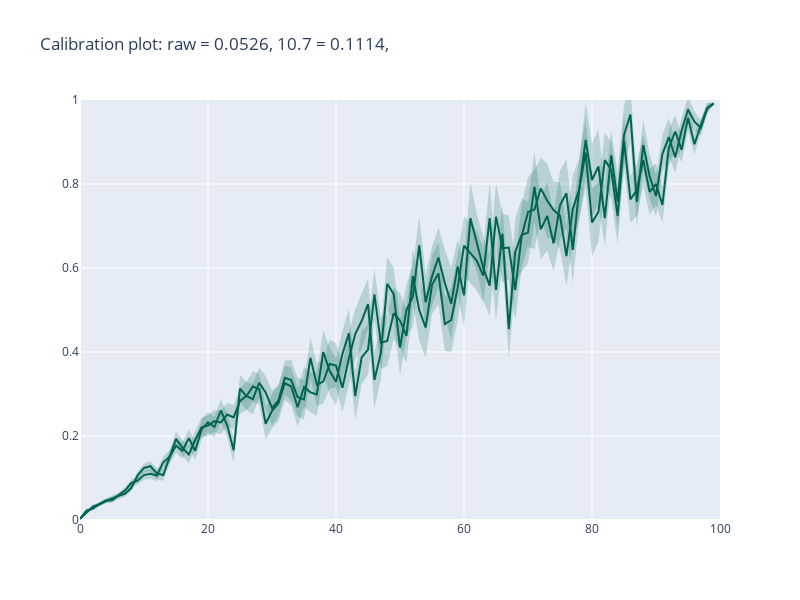

The code cell stored with this chart in its notebook:
### Code cell
n_bins = len(accuracy)
x = [(0.5/n_bins)+x for x in range(n_bins)]

fig = go.Figure()

title=f"Calibration plot: "

for head, accuracy, variance in zip([None] + head_list, accuracy_all, variance_all):
    y_upper = (accuracy + variance.sqrt()).tolist()
    y_lower = (accuracy - variance.sqrt()).tolist()

    overconfidence = calculate_overconfidence(accuracy)

    if head is None:
        title  += f"raw = {overconfidence:.4f}, "
    else:
        title += f"{head[0]}.{head[1]} = {overconfidence:.4f}, "

    fig.add_trace(go.Scatter(
        y=accuracy,
        x=x,
        line=dict(color='rgb(0,100,80)'),
        mode='lines'
    ))
    fig.add_trace(go.Scatter(
        x=x+x[::-1], # x, then x reversed
        y=y_upper+y_lower[::-1], # upper, then lower reversed
        fill='toself',
        fillcolor='rgba(0,100,80,0.2)',
        line=dict(color='rgba(255,255,255,0)'),
        hoverinfo="skip",
        showlegend=False
    ))
fig.update_layout(width=800, height=600, showlegend=False, title=title, xaxis_range=[0, n_bins], yaxis_range=[0, 1])
fig.show()
